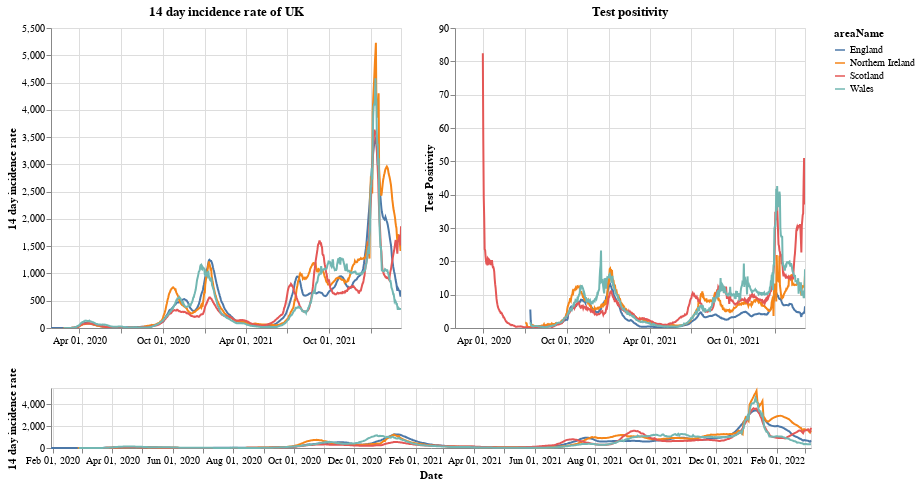

The cell this chart's notebook holds for it:
### Markdown cell above
# Plots

First a plot with each country in the UK. The top right shows the positivity rate for (which is the percentage of registered tests which were positive) while the top left is the 14 day incidence rate. The bottom chart can be used to select the timeframe (does not work on a mobile device).

### Code cell
#collapse
brush = alt.selection(type='interval', name='DateBrush',encodings=['x'],fields=['Time'])
leg_selection = alt.selection_multi(fields=['areaName'], bind='legend')

base = alt.Chart(uk_cases).mark_line().encode(
    x=alt.X("yearmonthdate(date):T", axis=alt.Axis(title='Date')),
    y=alt.Y("twoWeeklyCasesRate:Q", axis=alt.Axis(title='14 day incidence rate')),
    tooltip=['areaName', 'date','twoWeeklyCasesRate', 'testPositivity'],
    color='areaName',
    opacity=alt.condition(leg_selection, alt.value(2), alt.value(0.1))
).add_selection(leg_selection).properties(width=350)

upper = base.encode(alt.X('yearmonthdate(date):T', axis=alt.Axis(title=''),
                         scale=alt.Scale(domain=brush))
                   ).properties(title=f'14 day incidence rate of UK')
upper_right = upper.encode(alt.Y('testPositivity:Q', axis=alt.Axis(title='Test Positivity'))).properties(title='Test positivity')
lower = base.properties(height=60, width = 760).add_selection(brush)

(upper | upper_right) & lower

### Figure 1 — Vega-Lite specification as saved in the notebook (floating-point values rounded to 4 significant figures; data arrays with more than 128 entries replaced by an {"elided": "..."} marker saying what was removed)
{"config": {"view": {"continuousWidth": 400, "continuousHeight": 300}}, "vconcat": [{"hconcat": [{"mark": "line", "encoding": {"color": {"type": "nominal", "field": "areaName"}, "opacity": {"condition": {"value": 2, "selection": "selector001"}, "value": 0.1}, "tooltip": [{"type": "nominal", "field": "areaName"}, {"type": "temporal", "field": "date"}, {"type": "quantitative", "field": "twoWeeklyCasesRate"}, {"type": "quantitative", "field": "testPositivity"}], "x": {"type": "temporal", "axis": {"title": ""}, "field": "date", "scale": {"domain": {"selection": "DateBrush"}}, "timeUnit": "yearmonthdate"}, "y": {"type": "quantitative", "axis": {"title": "14 day incidence rate"}, "field": "twoWeeklyCasesRate"}}, "selection": {"selector001": {"type": "multi", "fields": ["areaName"], "bind": "legend"}}, "title": "14 day incidence rate of UK", "width": 350}, {"mark": "line", "encoding": {"color": {"type": "nominal", "field": "areaName"}, "opacity": {"condition": {"value": 2, "selection": "selector001"}, "value": 0.1}, "tooltip": [{"type": "nominal", "field": "areaName"}, {"type": "temporal", "field": "date"}, {"type": "quantitative", "field": "twoWeeklyCasesRate"}, {"type": "quantitative", "field": "testPositivity"}], "x": {"type": "temporal", "axis": {"title": ""}, "field": "date", "scale": {"domain": {"selection": "DateBrush"}}, "timeUnit": "yearmonthdate"}, "y": {"type": "quantitative", "axis": {"title": "Test Positivity"}, "field": "testPositivity"}}, "selection": {"selector001": {"type": "multi", "fields": ["areaName"], "bind": "legend"}}, "title": "Test positivity", "width": 350}]}, {"mark": "line", "encoding": {"color": {"type": "nominal", "field": "areaName"}, "opacity": {"condition": {"value": 2, "selection": "selector001"}, "value": 0.1}, "tooltip": [{"type": "nominal", "field": "areaName"}, {"type": "temporal", "field": "date"}, {"type": "quantitative", "field": "twoWeeklyCasesRate"}, {"type": "quantitative", "field": "testPositivity"}], "x": {"type": "temporal", "axis": {"title": "Date"}, "field": "date", "timeUnit": "yearmonthdate"}, "y": {"type": "quantitative", "axis": {"title": "14 day incidence rate"}, "field": "twoWeeklyCasesRate"}}, "height": 60, "selection": {"selector001": {"type": "multi", "fields": ["areaName"], "bind": "legend"}, "DateBrush": {"type": "interval", "encodings": ["x"], "fields": ["Time"]}}, "width": 760}], "data": {"name": "data-a78cf7288b25585ef22a21cd0c54f023"}, "$schema": "https://vega.github.io/schema/vega-lite/v4.8.1.json", "datasets": {"data-a78cf7288b25585ef22a21cd0c54f023": {"elided": "2988 records"}}}
